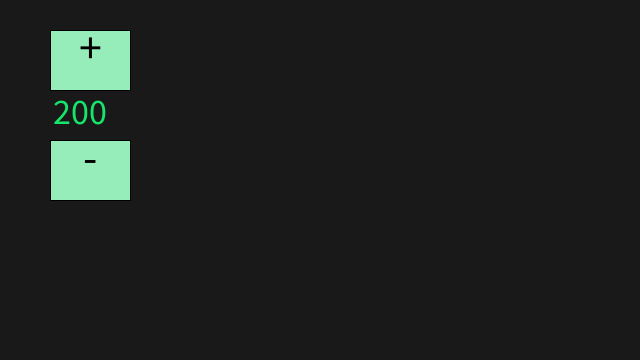
Frame 1 (no input)
Frame 60 (the mouse pressed at the canvas centre just before this capture): identical to frame 1, image omitted
Frame 120 (the mouse held since frame 60 and released just before this capture): identical to frame 1, image omitted

The Processing sketch that drew this single still picture (run headless with seeded random() and noise(); from frame 60 on, the mouse is pressed at the canvas centre):

// Processing sketch: classButton
// ── classButton.pde
Button[] button = new Button[2];
int zahl = 200;
void setup(){
  size(640,360);
  textSize(24);
  button[0] = new Button("+",50,30,80,60);
  button[1] = new Button("-",50,140,80,60);
}

void draw(){
  background(25);
  fill(#15E56A);
  textSize(36);
  textAlign(CENTER);
  text(zahl,80,124); 
  
  for(int i = 0; i< button.length; i++){
    button[i].display(mouseX, mouseY);
  }
}

  void mousePressed(){
  if(button[0].mouseOver(mouseX, mouseY)){
    zahl+=1;
  }
    if(button[1].mouseOver(mouseX, mouseY)){
    zahl-=1;
  }
  
}

// ── Button.pde
class Button{
  int x;
  int y;
  int w;
  int h;
  color c;


  String label;
  
  Button(String label_, int x_, int y_, int w_, int h_){
    label = label_;
    x = x_;
    y = y_;
    w = w_;
    h = h_;    
  }
  
  boolean mouseOver(int mx, int my){
    if((mx > x) && (mx < x+w) && (my > y) &&(my < y+h)){
      return true;
    } else{
      return false;
    }
  }
  
  void display(int mx, int my){
    if((mx > x) && (mx < x+w) && (my > y) &&(my < y+h)){
       fill (#05F03D);
    } 
      else { 
      fill (#97EDBA);
    }
 //   fill(c);
    rect(x,y,w,h);
    fill(0);
    textSize(46);
    textAlign(CENTER);
    text(label,x,y,w,h);
  }
}
